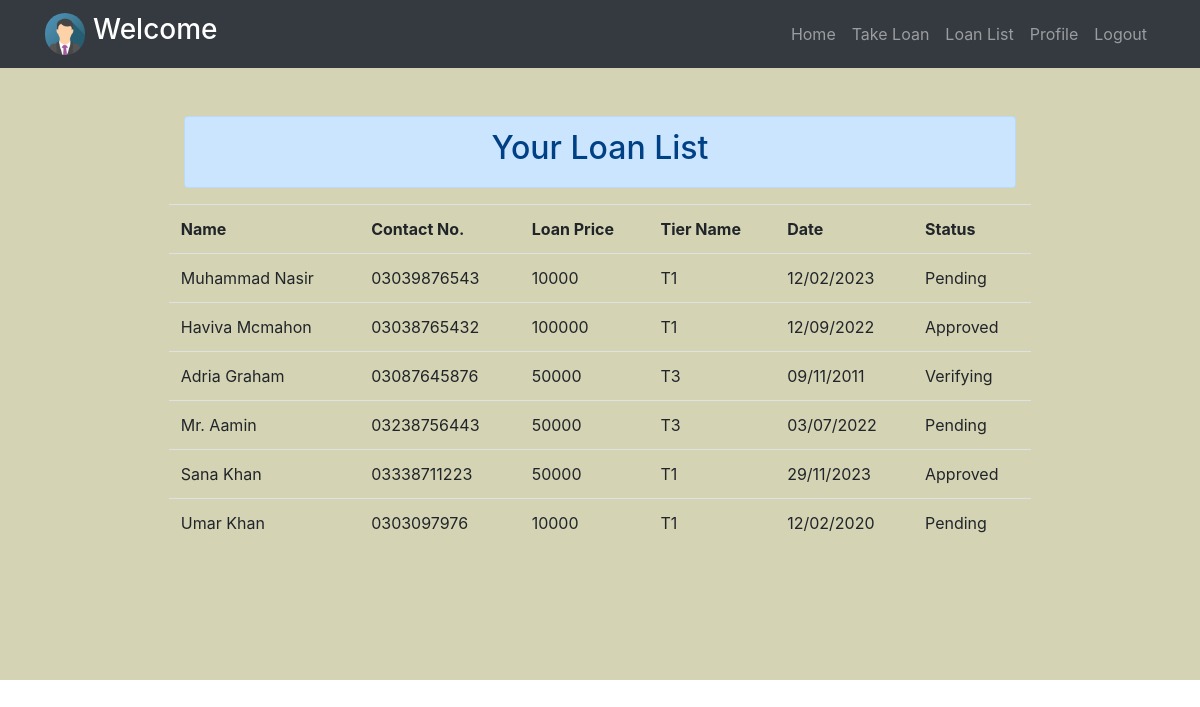
Page /dashboard/user_loans.php on the committed database.
### tables this page shows
CREATE TABLE `loan` (
  `id` int(11) NOT NULL,
  `name` varchar(100) NOT NULL,
  `fathar_name` varchar(100) NOT NULL,
  `cnic` varchar(100) NOT NULL,
  `loan_price` varchar(255) NOT NULL,
  `tier_name` varchar(255) NOT NULL,
  `contact` varchar(100) NOT NULL,
  `date` varchar(100) NOT NULL,
  `status` varchar(100) NOT NULL
);

### dashboard/user_loans.php (the view, shortened to what this page needs)
<?php
include('../functions.php');
include('user_header.php');
$sql ="SELECT * FROM `loan`";
$result = mysqli_query($conn,$sql);
?>
<div class="container-fluid" style="background-color:#d4d3b3;">
	<div class="container" style="padding-bottom:10%;">
		<div class="w-75 m-auto pt-5">
			<div class="alert alert-primary">
				<center><h2>Your Loan List</h2></center>
			</div>
			<div class="row">
				<table class="table">
					<tr>
						<th>Name</th>
						<th>Contact No.</th>
						<th>Loan Price</th>
						<th>Tier Name</th>
						<th>Date</th>
						<th>Status</th>
					</tr>
					<?php
						while($row=mysqli_fetch_assoc($result))
						{
							echo "<tr>
								<td>".$row['name']."</td>
								<td>".$row['contact']."</td>
								<td>".$row['loan_price']."</td>
								<td>".$row['tier_name']."</td>
								<td>".$row['date']."</td>
								<td>".$row['status']."</td>
							</tr>";
						}
					?>
				</table>
			</div>
		</div>
	</div>
</div>
</body>
</html>

### dashboard/user_header.php (shortened to what this page needs)
<!DOCTYPE html>
<html>
<head>
	<link rel="stylesheet" href="https://cdnjs.cloudflare.com/ajax/libs/font-awesome/4.7.0/css/font-awesome.min.css">
	<link rel="stylesheet" href="https://cdn.jsdelivr.net/npm/bootstrap@4.6.2/dist/css/bootstrap.min.css">
</head>
<body>
<div>
	<nav class="navbar navbar-expand-sm bg-dark navbar-dark">
  		<div class="container ">
		  	<a class="navbar-brand d-flex" href="#">
      			<img src="../assets/img/img_avatar3.png" alt="Logo" style="width:40px;" class="rounded-pill">
				  <h3 class="pl-2">Welcome <?php echo $_SESSION['user']['user_type'];?></h3>
    		</a>
    		<ul class="navbar-nav">
				<li class="nav-item">
        			<a class="nav-link" href="user_panel.php">Home</a>
      			</li>
				<li class="nav-item">
        			<a class="nav-link" href="user_take_loan.php">Take Loan</a>
      			</li>
      			<li class="nav-item">
        			<a class="nav-link" href="user_loans.php">Loan List</a>
      			</li>
      			<li class="nav-item">
        			<a class="nav-link" href="user_profile.php">Profile</a>
      			</li>
     			<li class="nav-item">
        			<a class="nav-link" href="../logout.php">Logout</a>
      			</li>
    		</ul>
  		</div>
	</nav>
</div>

### rows in the picture
loan: name "Muhammad Nasir", contact "03039876543", loan_price "10000", tier_name "T1", date "12/02/2023", status "Pending"
loan: name "Haviva Mcmahon", contact "03038765432", loan_price "100000", tier_name "T1", date "12/09/2022", status "Approved"
loan: name "Adria Graham", contact "03087645876", loan_price "50000", tier_name "T3", date "09/11/2011", status "Verifying"
loan: name "Mr. Aamin", contact "03238756443", loan_price "50000", tier_name "T3", date "03/07/2022", status "Pending"
loan: name "Sana Khan", contact "03338711223", loan_price "50000", tier_name "T1", date "29/11/2023", status "Approved"
loan: name "Umar Khan", contact "0303097976", loan_price "10000", tier_name "T1", date "12/02/2020", status "Pending"
